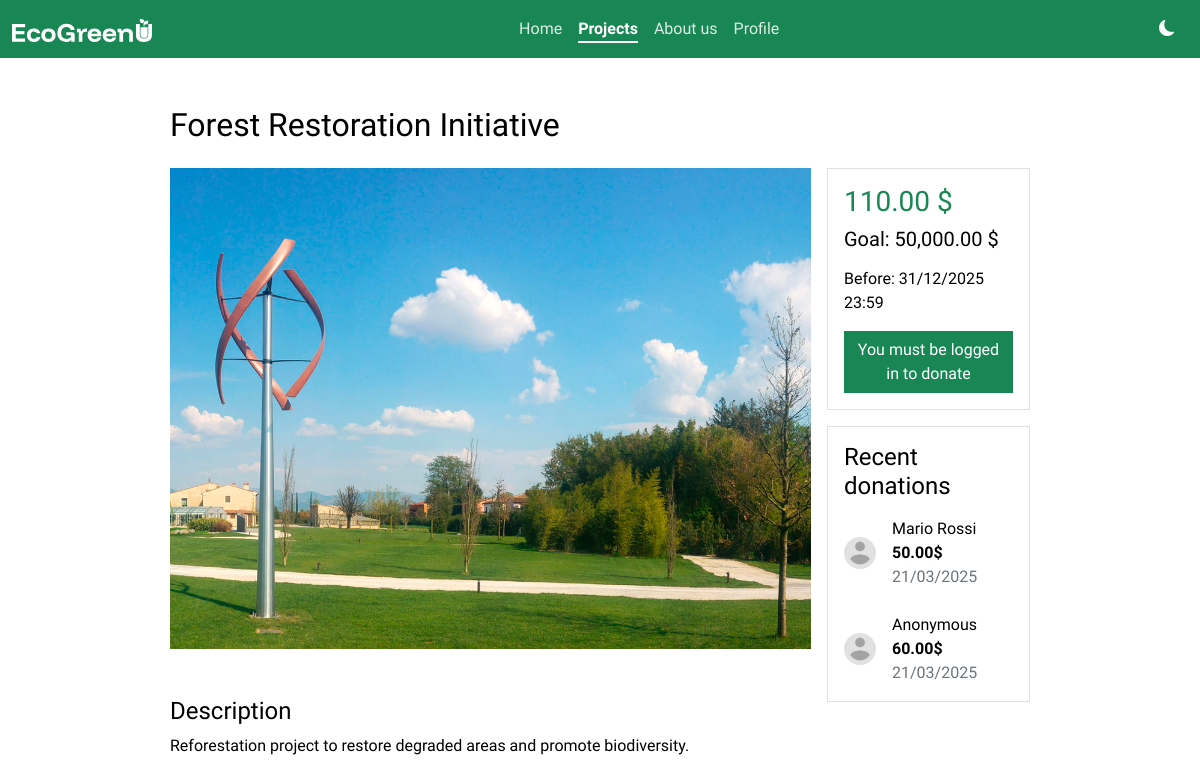
/pages/project-details.php?id=1, run on the app's committed database.
### tables this page shows
CREATE TABLE IF NOT EXISTS tblprojects (
  idProject INT NOT NULL PRIMARY KEY AUTO_INCREMENT,
  title CHAR(30) NOT NULL UNIQUE,
  description CHAR(250) NOT NULL,
  img CHAR(20),
  fundraiser INT NOT NULL,
  targetAmount DECIMAL(10,2) NOT NULL,
  deadline DATETIME NOT NULL,
  status CHAR(1) NOT NULL,
    FOREIGN KEY (fundraiser) REFERENCES tblusers(iduser)
);

CREATE TABLE IF NOT EXISTS tblPayments (
  idPayment INT NOT NULL PRIMARY KEY AUTO_INCREMENT,
  amount DECIMAL(10,2) NOT NULL,
  description CHAR(150),
  date DATETIME NOT NULL,
  projectId INT NOT NULL,
  paymentMethod INT NOT NULL,
  userId INT NOT NULL,
  public BOOLEAN NOT NULL,
  FOREIGN KEY (projectId) REFERENCES tblprojects(idProject),
  FOREIGN KEY (userId) REFERENCES tblusers(iduser),
  FOREIGN KEY (paymentMethod) REFERENCES tblpaymentmethods(idPaymentMethod)
);

CREATE TABLE IF NOT EXISTS tblusers (
  idUser INT NOT NULL PRIMARY KEY AUTO_INCREMENT,
  firstName CHAR(50) NOT NULL,
  lastName CHAR(50) NOT NULL,
  email CHAR(255) NOT NULL,
  phoneNumber CHAR(20),
  passwordHash CHAR(128) NOT NULL,
  profilePicPath CHAR(100)
);

### php/projects/project-details.php (called while the page is built, shortened)
<?php
    $donations = [];
    if (isset($_GET['id'])) {
        $project_id = $_GET['id'];
        $db = new mysqli("localhost", "root", "", "dbecogreenu");
        $result = $db->query("SELECT * FROM tblprojects WHERE idProject = $project_id");
        if ($result->num_rows > 0) {
            $project = $result->fetch_assoc();
            $result = $db->query("SELECT tblpayments.*,
                                         tblusers.firstName,
                                         tblusers.lastName
                                    FROM tblprojects
                                INNER JOIN tblpayments ON tblprojects.idproject = tblpayments.projectid
                                INNER JOIN tblusers ON tblpayments.userid = tblusers.idUser
                                   WHERE idProject = $project_id");
            $result = $db->query("SELECT SUM(tblpayments.amount) AS raisedAmount FROM tblpayments WHERE projectId = $project_id");
            if ($result) {
                $raisedAmount = $result->fetch_assoc()['raisedAmount'];
            } else {
                echo 'no donations for this project';
            }
        } else {
            echo 'no project found with this ID';
        }
    } else {
        echo 'no id provided';
    }
    function formatDate($date, $format){
        $datetime = new DateTime($date);
        return $datetime->format($format);
    }
?>

### pages/project-details.php (the view, shortened to what this page needs)
<?php include_once '../php/projects/project-details.php' ?>
<!DOCTYPE html>
<html lang="en">
<head>
    <link rel="stylesheet" href="../css/styles.css">
    <link href="https://cdn.jsdelivr.net/npm/bootstrap@5.3.3/dist/css/bootstrap.min.css" rel="stylesheet">
    <link rel="stylesheet" href="https://cdn.jsdelivr.net/npm/bootstrap-icons@1.11.3/font/bootstrap-icons.min.css">
</head>
<body>
    <div class="container-fluid p-0 m-0 position-absolute">
        <nav class="navbar sticky-top navbar-expand-lg bg-success">
            <div class="container-fluid d-flex">
                <a class="navbar-brand p-0 m-0" href="../index.php">
                    <img src="../assets/logo/logo-navbar.svg" alt="EcoGreenU logo">
                </a>
                <div class="collapse navbar-collapse" id="navbarNav">
                    <ul class="navbar-nav ms-auto me-auto">
                        <li class="nav-item">
                            <a class="nav-link text-white" aria-current="page" href="../index.php">Home</a>
                        </li>
                        <li class="nav-item">
                            <a class="nav-link text-white active" href="projects.php">Projects</a>
                        </li>
                        <li class="nav-item">
                            <a class="nav-link text-white" href="about-us.php">About us</a>
                        </li>
                        <li class="nav-item">
                            <a class="nav-link text-white" href="profile.php">Profile</a>
                        </li>
                    </ul>
                    <button id="theme-switch" class="btn btn-success text-white p-2">
                        <i class="bi bi-moon-fill"></i>
                    </button>
                </div>
            </div>
        </nav>
        <div class="container-fluid p-3 m-0" id="main">
            <?php if(isset($project)): ?>
                <div class="row g-3 w-75 mx-auto" id="projectBody">
                    <div class="col-12 d-flex flex-row align-items-center justify-content-start gap-4 w-100 mt-3 mt-sm-5">
                        <h2><?=$project['title']?></h2>
                    </div>
                    <div class="col-12 col-xl-9">
                        <?php if(!isset($project["img"])): ?>
                            <img src="../assets/images/proj-thumbnail-default.jpg" class="card-img-top" alt="<?=$project["title"]?>">
                        <?php else: ?>
                            <img src="../assets/images/projects/<?=$project["img"]?>" class="card-img-top" alt="<?=$project["title"]?>">
                        <?php endif; ?>
                        <h4 class="mt-5">Description</h4>
                        <p class="mb-4"><?=$project['description']?></p>
                    </div>
                    <div class="col-12 col-xl-3">
                        <div class="border rounded-0 p-3">
                            <h3 class="text-success"><?=number_format($raisedAmount, 2)?> $</h3>
                            <h5 class="mb-3">Goal: <?=number_format($project['targetAmount'], 2)?> $</h5>
                            <p class="m-0">Before: <?=formatDate($project['deadline'], 'd/m/Y H:i')?></p>
                            <div class="row g-3 mt-0">
                                <?php if($project['status'] == 0): ?>
                                    <?php if(isset($_SESSION['user_id'])): ?>
                                        <div class="col col-xl-12">
                                            <a href="donate.php?id=<?=$project['idProject']?>" class="btn btn-success w-100 rounded-0">Donate</a>
                                        </div>
                                    <?php else: ?>
                                        <div class="col col-xl-12">
                                            <a href="login.php" class="btn btn-success w-100 rounded-0">You must be logged in to donate</a>
                                        </div>
                                    <?php endif; ?>
                                <?php endif; ?>
                            </div>
                        </div>
                        <div class="border rounded-0 p-3 mt-3">
                            <h4>Recent donations</h4>
                            <?php if($donations): ?>
                                <div class="d-flex flex-column gap-4 mt-3">
                                    <?php foreach($donations as $d): ?>
                                        <div class="d-flex gap-3 align-items-center justify-content-start">
                                            <img src="../assets/images/pfp-default.jpg" width=32 height=32 alt="" class="rounded-circle">
                                            <div class="d-flex flex-column">
                                                <?php if ($d['public']): ?>
                                                    <p class="m-0"><?=$d['firstName']?> <?=$d['lastName']?></p>
                                                <?php else: ?>
                                                    <p class="m-0">Anonymous</p>
                                                <?php endif; ?>
                                                <p class="m-0 fw-bold"><?=$d['amount']?>$</p>
                                                <p class="m-0 text-secondary"><?=formatDate($d['date'], 'd/m/Y')?></p>
                                            </div>
                                        </div>
                                    <?php endforeach; ?>
                                </div>
                            <?php else: ?>
                                <p class="text-secondary m-0">This project has no donation yet.</p>
                            <?php endif; ?>
                        </div>
                    </div>
                </div>
            <?php else: echo 'no project found'; ?>
            <?php endif; ?>
        </div>
    </div>
</body>
</html>

### css/styles.css (style rules this page uses)
:root { --background-color: #fff; --foreground-color: #000; --primary-green: #198754; --searchbar-results: #ddd; }
body { font-family: 'Funnel Display', 'Outfit', system-ui, -apple-system, BlinkMacSystemFont, 'Segoe UI', Roboto, Oxygen, Ubuntu, Cantarell, 'Open Sans', 'Helvetica Neue', sans-serif !important; background-color: var(--background-color) !important; color: var(--foreground-color) !important; }
#theme-switch { width: 42px; height: 42px; border-radius: 50%; display: flex; justify-content: center; align-items: center; }
a.navbar-brand { margin: 0 !important; padding: 0 !important; }
.nav-link.active { text-decoration: underline !important; text-decoration-thickness: 2px !important; text-underline-offset: 7px; font-weight: bold !important; }
.nav-link:not(.active) { opacity: .85; }
.card-img-top { aspect-ratio: 4/3 !important; object-fit: cover !important; }

### data on the page
tblprojects: title "Forest Restoration Initiative", img (picture), description "Reforestation project to restore degraded areas and promote biodiversity.", targetAmount "50,000.00", deadline "31/12/2025 23:59"
tblpayments: userId.firstName "Mario", userId.lastName "Rossi", amount "50.00", date "21/03/2025"
tblpayments: public "Anonymous", amount "60.00", date "21/03/2025"

### other printed values
$raisedAmount "110.00"
